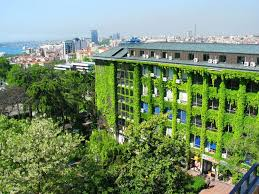
#> input picture ytu.jpg, 259 x 194 px
$ python -i 14_termal_kamera.py   (imports and definitions only)
#> lines starting #> are read from the running program, lines starting #| are printed output that depends on the picture
#> further down, picture is the input picture: shape (194, 259, 3); mean B, G, R 106.3, 141.9, 119
"""
14 - Termal Kamera Simülasyonu (PC Webcam ile)
================================================
Gerçek zamanlı PC kamerası görüntüsünü termal kamera görüntüsüne dönüştürür.
Sıcak nokta (hot spot) tespiti, sıcaklık haritası ve renk paleti gösterimi içerir.

Kullanılan Teknikler:
- Gri ton dönüşümü + CLAHE (kontrast iyileştirme)
- OpenCV Colormap'leri (termal renk paletimleri)
- Morfolojik işlemler ile gürültü azaltma
- Kontur tespiti ile sıcak bölge işaretleme
- Gaussian blur ile düzleştirme

Kontroller:
  [1-7]  : Farklı termal palet seç
  [s]    : Ekran görüntüsü kaydet
  [h]    : Sıcak nokta tespitini aç/kapat
  [g]    : Izgara (grid) göster/gizle
  [q]    : Çıkış
  Not: Gerçek bir termal kamera olmadığından, webcam görüntüsünün parlaklık/yoğunluk değerleri sıcaklık gibi yorumlanıyor. Aydınlık bölgeler = "sıcak", karanlık bölgeler = "soğuk" olarak gösteriliyor. Bu ders için güzel bir simülasyon örneği olarak kullanılabilir.
"""

import cv2
import numpy as np
import time
import os

# ─── Sabitler ────────────────────────────────────────────────────────────────

PALETLER = {
    "1 - INFERNO  (varsayılan)": cv2.COLORMAP_INFERNO,
    "2 - JET      (klasik)    ": cv2.COLORMAP_JET,
    "3 - HOT      (sıcak)     ": cv2.COLORMAP_HOT,
    "4 - MAGMA    (volkanik)  ": cv2.COLORMAP_MAGMA,
    "5 - PLASMA   (plazma)    ": cv2.COLORMAP_PLASMA,
    "6 - RAINBOW  (gökkuşağı) ": cv2.COLORMAP_RAINBOW,
    "7 - OCEAN    (okyanus)   ": cv2.COLORMAP_OCEAN,
}
PALET_LISTESI = list(PALETLER.values())
PALET_ISIMLERI = list(PALETLER.keys())

SICAKLIK_MIN = 20   # °C (mavi taraf — soğuk)
SICAKLIK_MAX = 40   # °C (kırmızı taraf — sıcak)

# ─── Yardımcı Fonksiyonlar ────────────────────────────────────────────────────

def goruntu_on_isle(frame: np.ndarray) -> np.ndarray:
    """
    Ham kamera görüntüsünü termal görüntü için hazırlar.
    Gri tona çevirip CLAHE ile kontrastı artırır, ardından Gaussian blur uygular.
    """
    gri = cv2.cvtColor(frame, cv2.COLOR_BGR2GRAY)
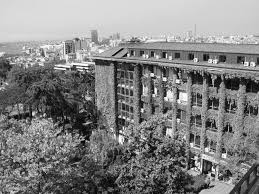
#> gri: shape (194, 259); min 0, max 255, mean 131

    # CLAHE — lokal kontrast iyileştirme (termal detayları öne çıkarır)
    clahe = cv2.createCLAHE(clipLimit=3.0, tileGridSize=(8, 8))
    gri = clahe.apply(gri)
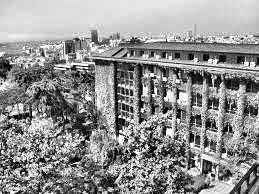
#> gri: shape (194, 259); min 0, max 255, mean 145.2

    # Yüksek frekanslı gürültüyü yumuşat
    gri = cv2.GaussianBlur(gri, (9, 9), 0)
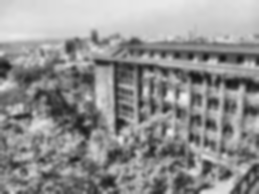
#> gri: shape (194, 259); min 20, max 244, mean 145.2
    return gri


def termal_uygula(gri: np.ndarray, palet_id: int) -> np.ndarray:
    """Gri ton görüntüye termal renk paleti uygular."""
    return cv2.applyColorMap(gri, palet_id)


# [211 lines left out: functions sicak_nokta_tespit, palet_cubugu_olustur, izgara_ciz, bilgi_yazdir, kamera_ac, main, not called in this run]


# [2 lines not run here, left out]

>>> import cv2
>>> picture = cv2.imread('ytu.jpg')
>>> result = goruntu_on_isle(picture)
